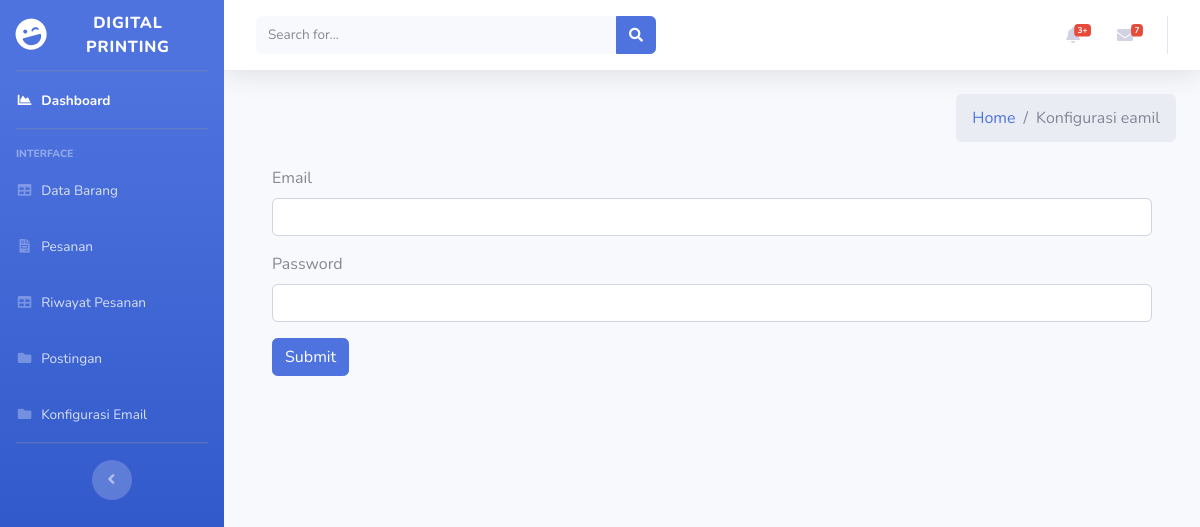
/index.php/admin/email, run on an earlier commit of the app's database.
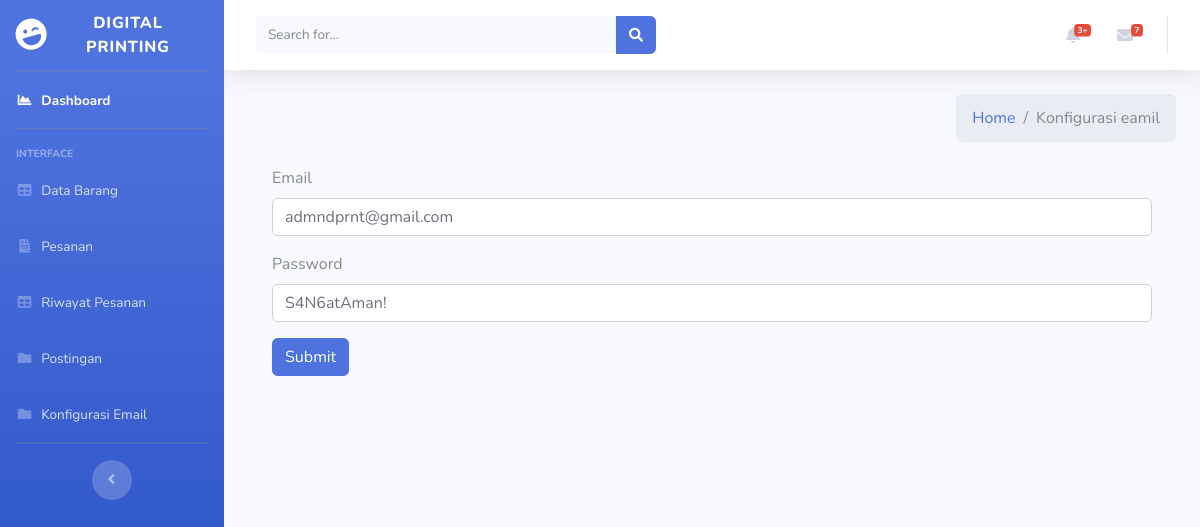
And on a later commit of the database.
### tables this page shows
CREATE TABLE `email_conf` (
  `id` int(11) NOT NULL,
  `email` varchar(255) NOT NULL,
  `password` varchar(255) NOT NULL
);

### application/controllers/Admin.php (called while the page is built, shortened)
<?php
class Admin extends CI_Controller
{
    public function __construct()
    {
        $this->load->model('Admin_model');
    }
    public function email()
    {
        $this->load->model('Konsumen_model');
        if ($this->input->post()) {
            $data = $this->Konsumen_model->update("email_conf", ['id' => 1], ['email' => $this->input->post('email'), 'password' => $this->input->post('password')]);
            redirect('admin/email');
        } else {
            $data['title'] = 'Detail Pesanan';
            $data['admindata'] = $this->Admin_model->getAdmin();
            $data['email'] = $this->Konsumen_model->view_where("email_conf", ['id' => 1])->row();
            $this->load->view('templates/header', $data);
            $this->load->view('templates/sidebar', $data);
            $this->load->view('admin/email', $data);
            $this->load->view('templates/footer', $data);
        }
    }
}

### index.php (called while the page is built, shortened)
<?php
require_once BASEPATH.'core/CodeIgniter.php';

### application/models/Konsumen_model.php (called while the page is built, shortened)
<?php
class Konsumen_model extends CI_model
{
    public function view_where($tabel, $where) {
        $this->db->where($where);
        return $this->db->get($tabel);
    }
}

### application/views/admin/email.php (the view, shortened to what this page needs)
<div class="content-wrapper">
    <div class="content-header">
        <div class="container-fluid">
            <div class="row mb-2">
                <div class="col-sm-6">
                </div>
                <div class="col-sm-6">
                    <ol class="breadcrumb float-sm-right">
                        <li class="breadcrumb-item"><a href="<?php echo base_url('Barang/index/'); ?>">Home</a></li>
                        <li class="breadcrumb-item active">Konfigurasi eamil</li>
                    </ol>
                </div>
            </div>
        </div>
    </div>
    <div class="content">
        <div class="container-fluid">
            <div class="container">
                <form action="<?= base_url('admin/email') ?>" method="post">
                    <div class="form-group">
                        <label for="exampleInputEmail1">Email</label>
                        <input type="email" class="form-control" name="email" value="<?=$email->email?>" required>
                    </div>
                    <div class="form-group">
                        <label for="exampleInputEmail1">Password</label>
                        <input type="text" class="form-control" name="password" value="<?=$email->password?>" required>
                    </div>
                    <button type="submit" class="btn btn-primary">Submit</button>
                </form>
            </div>
        </div>
    </div>
</div>

What changed in the data, as far as the page shows it:
added email_conf: email "admndprnt@gmail.com", password "S4N6atAman!"
